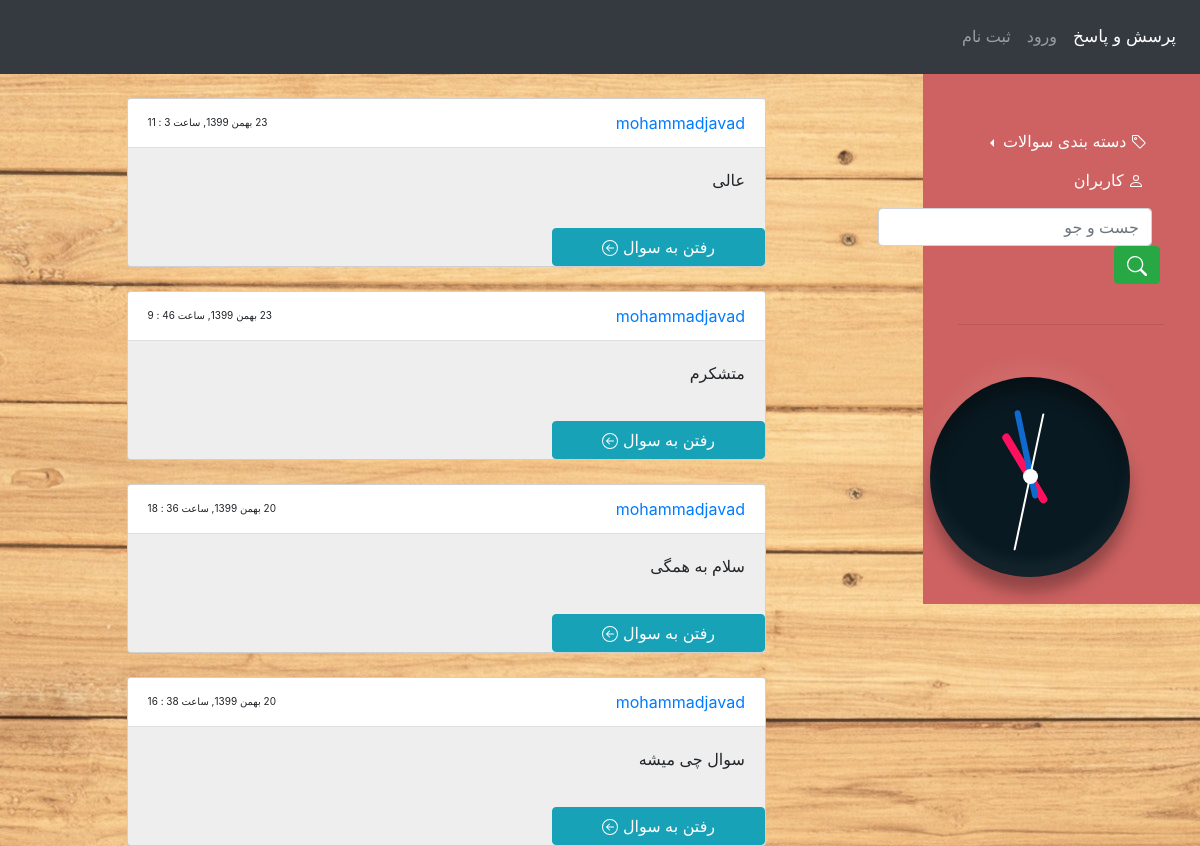
The page / on the database its author committed.
### posts/models.py (models this page shows, shortened)
class Post(models.Model):
    user = models.ForeignKey(User, on_delete=models.CASCADE)
    body = models.TextField(max_length=500)
    image = models.ImageField(upload_to='post_image/%Y/%m/%d', blank=True, null=True)
    category = models.CharField(max_length=20, choices=CATEGORY_CHOICES, default='1')
    slug = models.SlugField(max_length=150, allow_unicode=True)
    created = models.DateTimeField(auto_now_add=True)
    def get_absolute_url(self):
        return reverse('posts:post_detail', args=[self.created.year, self.created.month,
                                                  self.created.day, self.slug])
    class Meta:
        ordering = ('-created',)
    def jcreated(self):
        return jalali_converter(self.created)

### posts/views.py (the view)
# urls.py: urlpatterns = [path('', views.all_posts, name='all_posts'),
def all_posts(request):
    search = request.GET.get('query-search')
    if search:
        posts = Post.objects.filter(Q(body__icontains=search))
    else:
        posts = Post.objects.all()
    return render(request, 'posts/all_posts.html', {'posts': posts})

### extensions/jalali.py (called while the page is built)
    def persian_tuple(self):
        return self.persian_year, self.persian_month, self.persian_day

### extensions/utils.py (called while the page is built)
def jalali_converter(time):
    jmonths = ["فروردین", "اردیبهشت", "خرداد", "تیر", "مرداد", "شهریور", "مهر", "آبان", "آذر", "دی", "بهمن", "اسفند", ]
    time = timezone.localtime(time)
    time_to_str = "{},{},{}".format(time.year, time.month, time.day)
    time_to_tuple = jalali.Gregorian(time_to_str).persian_tuple()
    time_to_list = list(time_to_tuple)
    for index, month in enumerate(jmonths):
        if time_to_list[1] == index + 1:
            time_to_list[1] = month
            break
    output = f'{time_to_list[2]} {time_to_list[1]} {time_to_list[0]}, ساعت {time.minute} : {time.hour}'
    return output

### posts/templates/posts/all_posts.html (shortened to what this page needs)
{% extends 'base.html' %}
{% block content %}
    {% for post in posts %}
        <br>
        <div dir='rtl' class="d-flex justify-content-center">
            <div class="col-9">
                <div class="card text-right" style="background-color: #eeeeee">
                    <p class="card-header bg-white">
                        <a href="{% url 'account:dashboard' post.user.id %}"> {{ post.user }} </a>
                        <span class="mt-1" style="float:left; font-size: 10px">{{ post.jcreated }}</span>
                    </p>
                    <p class="card-body"
                       style="width: 400px; white-space: nowrap; overflow: hidden; text-overflow: ellipsis">
                        {{ post.body }}
                    </p>
                    <a class="col-4 btn btn-info text-white" href="{{ post.get_absolute_url }}"> رفتن به سوال
                    </a>
                </div>
            </div>
        </div>
    {% endfor %}
{% endblock %}

### templates/base.html (shortened to what this page needs)
{% load static %}
<!DOCTYPE html>
<html lang="en">
<head>
    <link rel="stylesheet" href="https://cdn.jsdelivr.net/npm/bootstrap@4.5.3/dist/css/bootstrap.min.css">
</head>
<body style="background-image: url({% static 'images/background.jpg' %})">
    {% include 'inc/navbar.html' %}
    <div class="row">
        <div class="col-md-9">
            <div>
                {% block content %}
                {% endblock %}
            </div>
        </div>
        <div class="col-md-3">
            {% include 'inc/right nav.html' %}
        </div>
    </div>
</body>
</html>

### templates/inc/navbar.html (shortened to what this page needs)
<nav class="navbar navbar-expand-lg navbar-dark bg-dark pt-3 pb-3">
    <div class="collapse navbar-collapse w-100 order-3 dual-collapse2">
        <div class="navbar-nav ml-auto">
            {% if request.user.is_authenticated %}
                <a class="nav-link" href="{% url 'account:Logout' %}">خروج</a>
            {% else %}
                <a class="nav-link" href="{% url 'account:register' %}">ثبت نام</a>
                <a class="nav-link" href="{% url 'account:Login' %}">ورود</a>
            {% endif %}
            <a class="nav-link active" style="font-size: 17px" href="{% url 'posts:all_posts' %}">پرسش و پاسخ <span class="sr-only">(current)</span></a>
        </div>
    </div>
</nav>

### templates/inc/right nav.html (shortened to what this page needs)
<head>
</head>
        <nav dir="rtl" class="navbar-dark" style="background-color: #ce6262; height: 530px">
            <br><br>
            <div class='sidebar-nav' id="navbarNavAltMarkup">
                <ul class="text-right" style="list-style-type: none">
                    <li dir="ltr">
                        <div class="btn-group dropleft">
                          <button type="button" class="btn dropdown-toggle text-white" data-toggle="dropdown">
                            دسته بندی سوالات
                          </button>
                        </div>
                    </li>
                    <li> <a class="nav-link text-white" href="{% url 'account:all_account' %}">
                         کاربران
                    </a> </li>
                    <li class="nav-item">
                        <form dir="rtl" class="form-inline mt-2" action="{% url 'posts:all_posts' %}">
                            <input class="form-control mr-sm-2" type="search" placeholder="جست و جو" name="query-search">
                            <button class="btn btn-success" type="submit">
                            </button>
                        </form>
                        <br>
                    </li>
                </ul>
                <div>
                    <hr style="padding: 6px; width: 70%">
                     <div class="clock">
                       <div class="hour">
                         <div class="hr" id="hr"></div>
                       </div>
                       <div class="min">
                         <div class="mn" id="mn"></div>
                       </div>
                       <div class="sec">
                         <div class="sc" id="sc"></div>
                       </div>
                     </div>
                </div>
            </div>
        </nav>

### templates/inc/right nav.html (style rules this page uses)
.clock { width: 200px; height: 200px; margin-right: 70px; margin-top: 40px; border-radius: 50%; background-image: url("https://i.postimg.cc/hjVspvcJ/clock.png"); background-color: #091921; background-size: cover; display: flex; justify-content: center; align-items: center; box-shadow: 0 -15px 15px rgba(255, 255, 255, 0.05), inset 0 -15px 15px rgba(255, 255, 255, 0.05), 0 15px 15px rgba(0, 0, 0, 0.3), inset 0 15px 15px rgba(0, 0, 0, 0.3); }
.clock::before { content: ""; width: 15px; height: 15px; position: absolute; background-color: #fff; border-radius: 50%; z-index: 1000; }
.hour, .min, .sec { position: absolute; }
.hr { width: 100px; height: 100px; }
.mn { width: 135px; height: 135px; }
.sc { width: 150px; height: 150px; }
.hr, .mn, .sc { display: flex; justify-content: center; }
.hr::before { content: ""; width: 8px; height: 80px; background-color: #ff105e; z-index: 100; border-radius: 5px; }
.mn::before { content: ""; width: 6px; height: 90px; background-color: rgb(15, 105, 207); z-index: 11; border-radius: 5px; }
.sc::before { content: ""; width: 2px; height: 140px; background-color: #fff; z-index: 10; border-radius: 5px; }

### rows shown on the page
Post: user "mohammadjavad", jcreated "23 بهمن 1399, ساعت 3 : 11", body "عالی"
Post: user "mohammadjavad", jcreated "23 بهمن 1399, ساعت 46 : 9", body "متشکرم"
Post: user "mohammadjavad", jcreated "20 بهمن 1399, ساعت 36 : 18", body "سلام به همگی"
Post: user "mohammadjavad", jcreated "20 بهمن 1399, ساعت 38 : 16", body "سوال چی میشه"
